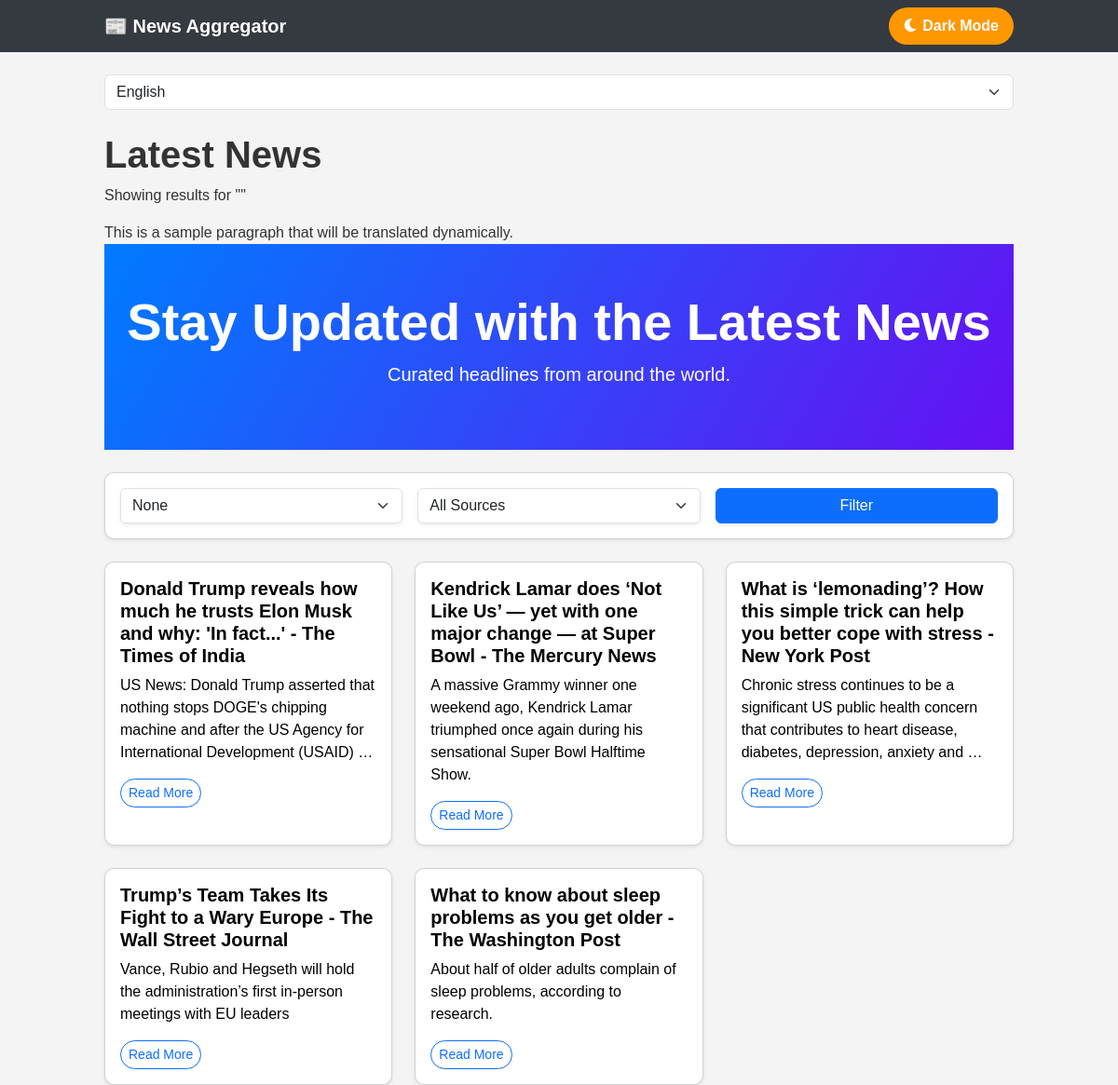
The page / on the database its author committed.
### news/models.py (models this page shows, shortened)
class Article(models.Model):
    title = models.CharField(max_length=200)
    description = models.TextField()
    url = models.URLField()
    published_at = models.DateTimeField()
    source = models.CharField(max_length=100)
    category = models.CharField(max_length=50, blank=True, null=+True)

### news/views.py (the view, shortened to what this page needs)
# urls.py: path('',views.home, name='home')
def home(request):
    category= request.GET.get('category', '')
    source= request.GET.get('source', '')
    articles= Article.objects.all().order_by('published_at')
    if category:
        articles = articles.filter(category__iexact=category)
    if source:
        articles = articles.filter(source__iexact=source)
    categories= Article.objects.values_list('category', flat=True).distinct()
    sources= Article.objects.values_list('source', flat=True).distinct()
    return render(request, 'news/home.html',{
        'articles': articles,
        'categories': categories,
        'sources': sources,
    })

### news/templates/news/home.html (shortened to what this page needs)
<!DOCTYPE html>
<html lang="en">
<head>
    <link rel="stylesheet" href="https://cdn.jsdelivr.net/npm/bootstrap@5.3.0/dist/css/bootstrap.min.css">
    <link rel="stylesheet" href="https://cdnjs.cloudflare.com/ajax/libs/font-awesome/6.0.0/css/all.min.css">
    {% load static %}
    <link rel="stylesheet" href="{% static 'news/style.css' %}">
</head>
<body class="light-mode" style="background-color: #f4f4f4; color: #333;">
    <nav class="navbar navbar-expand-lg" style="background-color: #343a40;">
        <div class="container">
            <a class="navbar-brand text-white" href="#">📰 News Aggregator</a>
            <div class="collapse navbar-collapse justify-content-end" id="navbarNav">
                <button id="theme-toggle" class="btn btn-outline-warning ms-3">
                    <i id="theme-icon" class="fas fa-moon"></i> Dark Mode
                </button>
            </div>
        </div>
    </nav>
    <div class="container mt-4">
        <div class="language-switcher mb-4">
            <select id="translate-dropdown" class="form-select">
                <option value="en">English</option>
            </select>
        </div>
        <h1 data-translate>Latest News</h1>
        <p data-translate>Showing results for "{{ query }}"</p>
        <div data-translate>
            This is a sample paragraph that will be translated dynamically.
        </div>
        <header class="hero" style="background: linear-gradient(120deg, #007bff, #6610f2); color: white; padding: 50px 0; text-align: center;">
            <div class="container" data-translate>
                <h1 class="display-4 fw-bold" data-translate>Stay Updated with the Latest News</h1>
                <p class="lead" data-translate>Curated headlines from around the world.</p>
            </div>
        </header>
    </div>
    <div class="container mt-4">
        <div class="card mb-4 shadow-sm animate-fade-in">
            <div class="card-body">
                <form method="GET" class="row g-3">
                    <div class="col-md-4">
                        <select name="category" class="form-select shadow-sm">
                            {% for cat in categories %}
                                <option value="{{ cat }}" {% if request.GET.category == cat %}selected{% endif %}>{{ cat|title }}</option>
                            {% endfor %}
                        </select>
                    </div>
                    <div class="col-md-4">
                        <select name="source" class="form-select shadow-sm">
                            <option value="">All Sources</option>
                        </select>
                    </div>
                    <div class="col-md-4">
                        <button type="submit" class="btn btn-primary w-100 shadow-sm">Filter</button>
                    </div>
                </form>
            </div>
        </div>
        <div class="row row-cols-1 row-cols-md-2 row-cols-lg-3 g-4">
            {% for article in articles %}
                <div class="col animate-fade-in">
                    <div class="card h-100 shadow-sm hover-effect">
                        <div class="card-body">
                            <h5 class="card-title">{{ article.title }}</h5>
                            <p class="card-text">{{ article.description|truncatewords:20 }}</p>
                            <a href="{{ article.url }}" target="_blank" class="btn btn-outline-primary btn-sm rounded-pill">Read More</a>
                        </div>
                    </div>
                </div>
            {% endfor %}
        </div>
    </div>
</body>
</html>

### news/static/news/style.css (style rules this page uses)
body { font-family: 'Poppins', sans-serif; transition: background 0.3s, color 0.3s; background-color: #f4f4f4; color: #333; }
h1, h2, h5 { font-weight: 700; }
.container { max-width: 1000px; }
.hero { background: linear-gradient(120deg, #007bff, #6610f2); padding: 50px 0; text-align: center; color: white; }
.navbar { background-color: #343a40; }
.navbar-brand { font-weight: bold; color: white !important; }
.card { border-radius: 10px; overflow: hidden; box-shadow: 0 4px 8px rgba(0, 0, 0, 0.1); transition: transform 0.3s ease-in-out; background-color: white; color: black; }
#theme-toggle { cursor: pointer; background: #ff9800; border: none; color: white; padding: 8px 16px; border-radius: 20px; font-weight: bold; transition: 0.3s; }

### rows shown on the page
Article: title "Donald Trump reveals how much he trusts Elon Musk and why: 'In fact...' - The Times of India", description "US News: Donald Trump asserted that nothing stops DOGE's chipping machine and after the US Agency for International Development (USAID) …"
Article: title "Kendrick Lamar does ‘Not Like Us’ — yet with one major change — at Super Bowl - The Mercury News", description "A massive Grammy winner one weekend ago, Kendrick Lamar triumphed once again during his sensational Super Bowl Halftime Show."
Article: title "What is ‘lemonading’? How this simple trick can help you better cope with stress - New York Post", description "Chronic stress continues to be a significant US public health concern that contributes to heart disease, diabetes, depression, anxiety and …"
Article: title "Trump’s Team Takes Its Fight to a Wary Europe - The Wall Street Journal", description "Vance, Rubio and Hegseth will hold the administration’s first in-person meetings with EU leaders"
Article: title "What to know about sleep problems as you get older - The Washington Post", description "About half of older adults complain of sleep problems, according to research."

### other values the page prints
form field category "None"
